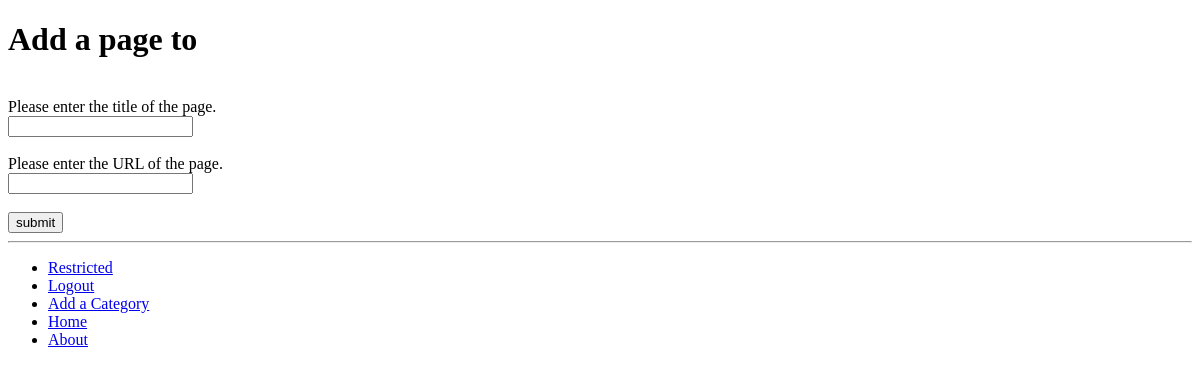
/rango/category/pentest/add_page/ (signed in), run on an earlier commit of the app's database.
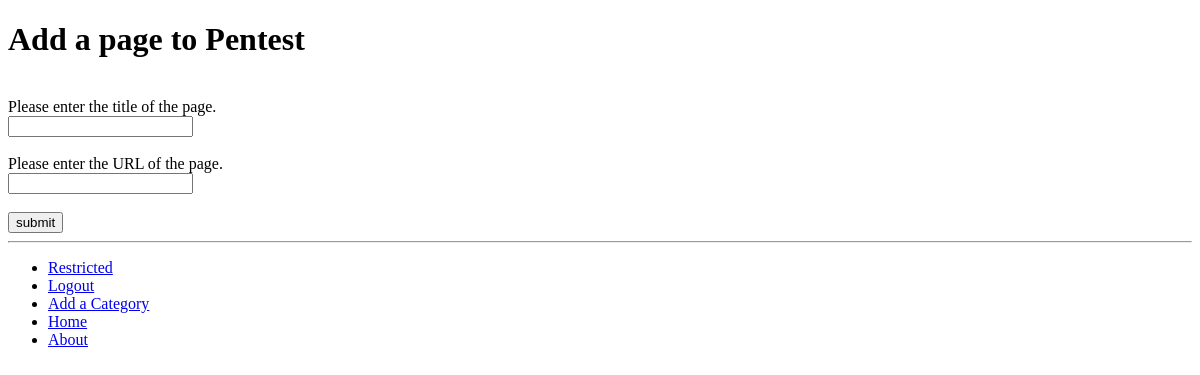
And on a later commit of the database.
### rango/models.py (models this page shows, shortened)
class Category(models.Model):
    name = models.CharField(max_length=200)
    views = models.IntegerField(default=0)
    likes = models.IntegerField(default=0)
    slug = models.SlugField(unique=True)
    class Meta:
        verbose_name = "Category"
        verbose_name_plural = "Categories"

### rango/views.py (the view)
# urls.py: url(r'^category/(?P<category_name_slug>[\w\-]+)/add_page/$', views.add_page, name="add_page"),
@login_required
def add_page(request, category_name_slug):
    try:
        cat = Category.objects.get(slug=category_name_slug)
    except Category.DoesNotExist:
        cat = None
    if request.method == 'POST':
        form = PageForm(request.POST)
        if form.is_valid():
            if cat:
                page = form.save(commit=False)
                page.category = cat
                page.views = 0
                page.save()
                return category(request, category_name_slug)
        else:
            print(form.errors)
    else:
        form = PageForm()  # was not a post, so display the form
    context_dict = {'form': form, 'category': cat}
    return render(request, 'rango/add_page.html', context_dict)

### rango/forms.py (shortened to what this page needs)
class PageForm(forms.ModelForm):
    title = forms.CharField(max_length=128, help_text="Please enter the title of the page.")
    url = forms.URLField(max_length=200, help_text="Please enter the URL of the page.")
    views = forms.IntegerField(widget=forms.HiddenInput(), initial=0)
    class Meta:
        model = Page
        exclude = ('category',)

### rango/templates/rango/add_page.html (shortened to what this page needs)
<!DOCTYPE html>
{% extends "rango/base.html" %}
{% block body_block %}
    <div class="container">
        <h1>Add a page to {{ category.name }}</h1>
        <form id="page_form" method="post" action="{% url 'rango:add_page' category.slug %}">
            {% for field in form.visible_fields %}
                {{ field.errors }} <br>
                {{ field.help_text }} <br>
                {{ field }}<br>
            {% endfor %}
            <br>
            <input type="submit" value="submit" />
        </form>
    </div>
{% endblock %}

What changed in the data, as far as the page shows it:
added Category: name "Pentest"
